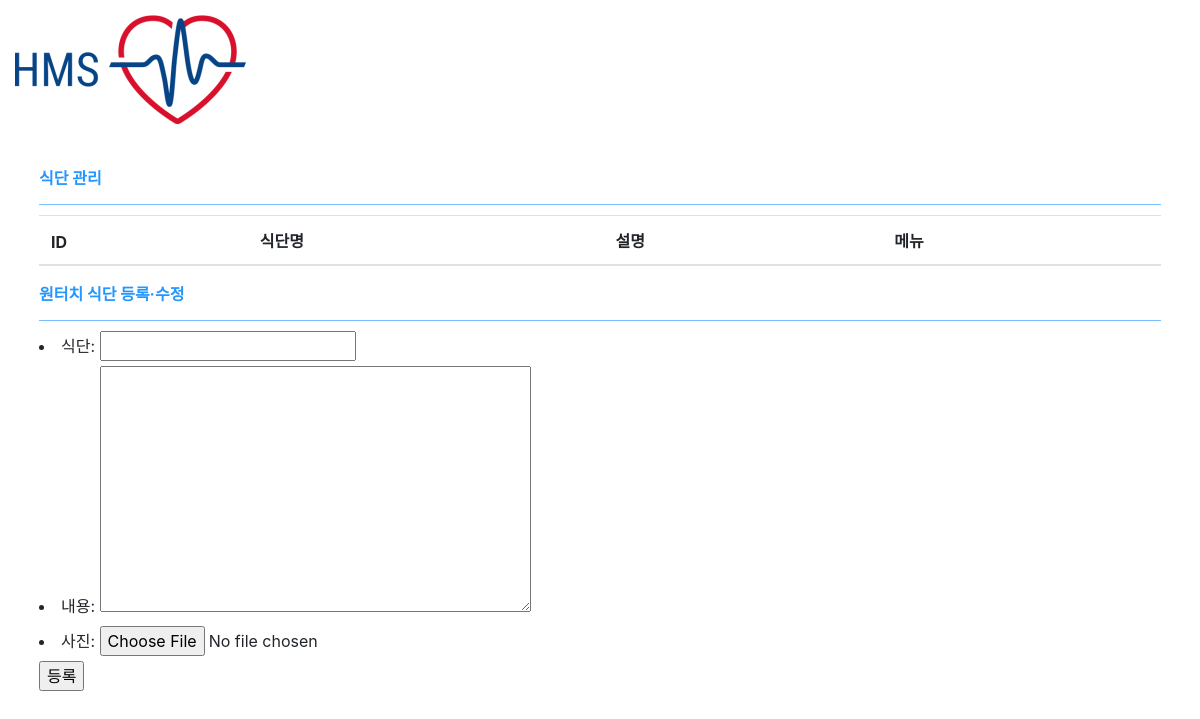
The page /manage/diet on the database as committed earlier.
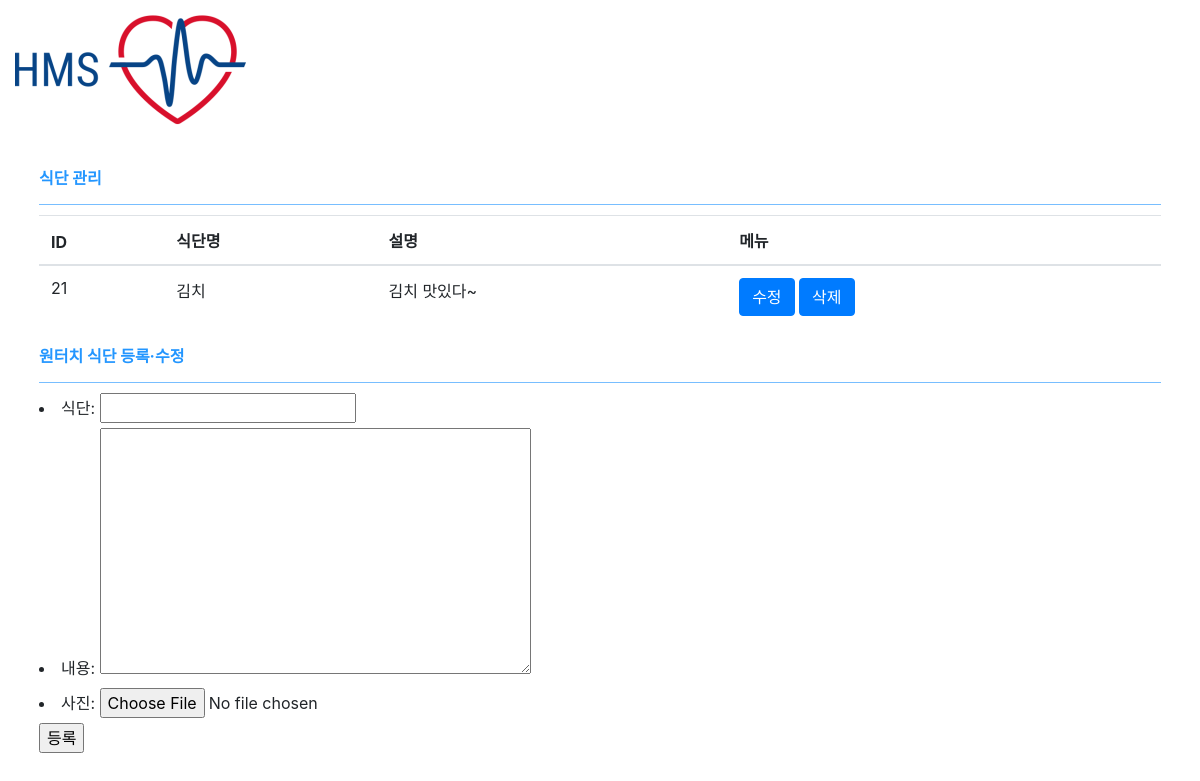
The same page on the database as committed later.
### main/models.py (models this page shows)
class Diet(models.Model):
    m_title = models.CharField(max_length=20,verbose_name="식단" )
    m_content = models.TextField(verbose_name="내용")
    m_created_at = models.DateTimeField(auto_now_add=True)
    m_modified_at = models.DateTimeField(auto_now=True)
    m_thumbnail = models.ImageField(upload_to="diet", blank=True, null=True, verbose_name="사진")

### h_admin/views.py (the view, shortened to what this page needs)
# urls.py: path('diet', views.admin_diet, name="admin-diet"),
def admin_diet(request):
    o = None
    if request.GET.get('pk'):
        try:
            o = Diet.objects.get(pk=request.GET.get('pk'))
        except:
            return redirect('/manage/diet')
        e_forms = DietForm(instance=o)
    else:
        e_forms = DietForm()
    ex = Diet.objects.all()
    return render(request, 'h_admin/diet.html', {
        'ex' : ex,
        'e_forms' : e_forms,
    })

### h_admin/forms.py
class DietForm(forms.ModelForm):
    class Meta:
        model = Diet
        fields = '__all__'

### h_admin/templates/h_admin/diet.html (shortened to what this page needs)
{% extends 'h_admin/include/head.html' %}
{% block content %}
    <main role="main" class="col-md-12 ml-sm-auto col-lg-12 pt-3 px-4">
        <div class="title">
            식단 관리
        </div>
        <div class="content">
        <table class='table table-hover' id="histories-table">
                <thead>
                    <th>ID</th>
                    <th>식단명</th>
                    <th>설명</th>
                    <th>메뉴</th>
                </thead>
                <tbody>
                    {% for e in ex %}
                    <tr>
                        <td>{{e.pk}}</td>
                        <td>{{e.m_title}}</td>
                        <td>{{e.m_content}}</td>
                         <td>
                            <input class="btn btn-primary mod-btn" type="button" value="수정" onclick="window.location.href='/manage/diet?pk={{e.pk}}'">
                            <input class="btn btn-primary del-btn" type="button" value="삭제" data-pk="{{e.pk}}">
                        </td>
                    </tr>
                    {% endfor %}
            </table>
        </div>
         <div class="title">
            원터치 식단 등록·수정
        </div>
        <div>
            <form method="POST" action="" enctype="multipart/form-data">
                    {{e_forms.as_ul}}
                <input type="submit" value="등록">
            </form>
        </div>
    </main>
{% endblock %}

Rows that differ between the two databases and show on the page:
added Diet: pk "21", m_title "김치", m_content "김치 맛있다~"
